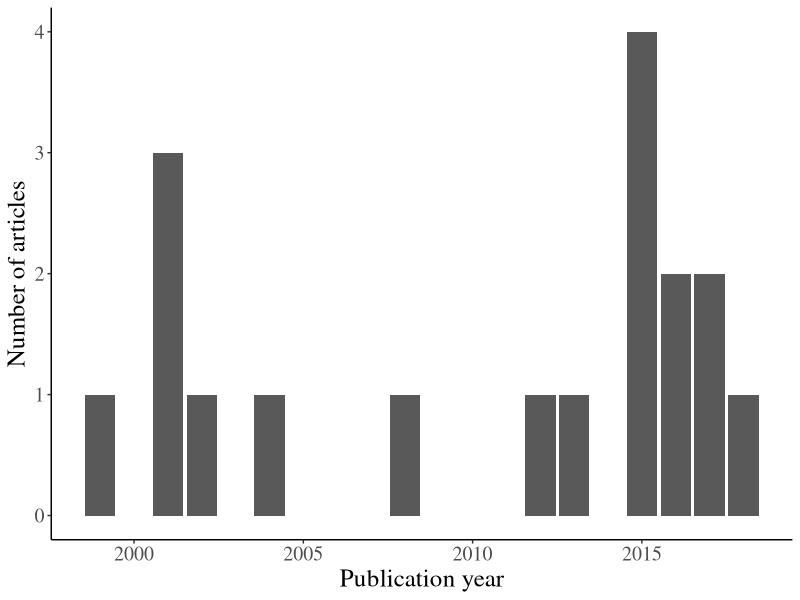
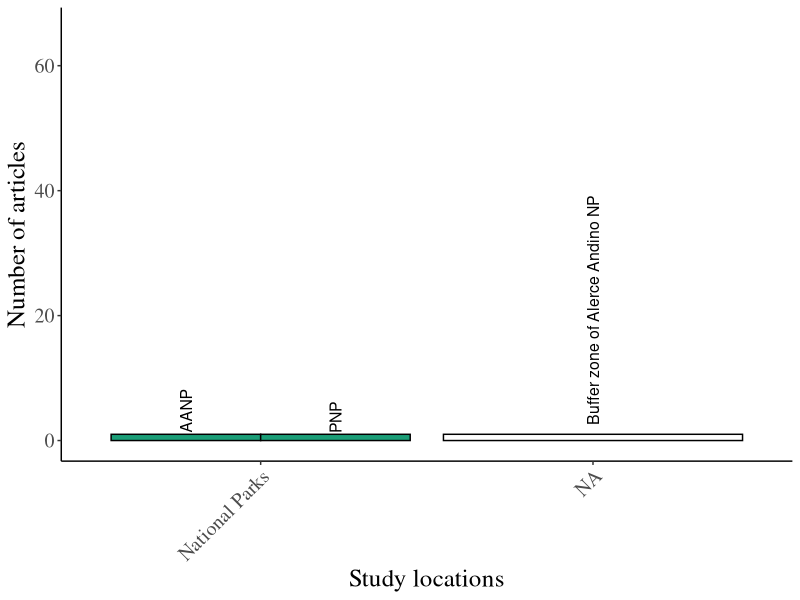
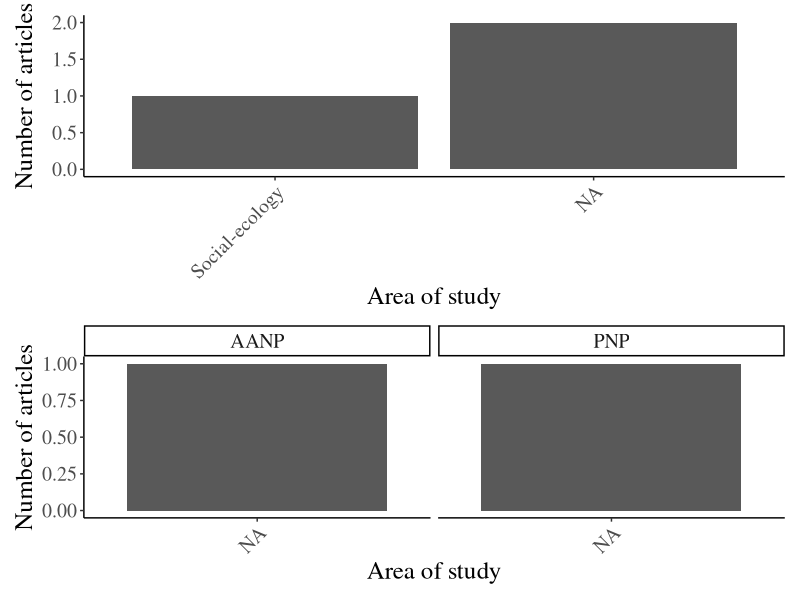

Recreate these plots in R, in order. (Note: this script raises an error after producing the figures.)
## ---- chunk 1
knitr::opts_chunk$set(echo = FALSE, include=FALSE, comment=FALSE, message=FALSE, warning=FALSE)
library(tidyverse)
library(patchwork)
library(ggplot2)
## ---- chunk 2
DF <- read_csv("WebScience_Ref.csv")
## ---- chunk 3
Pub_year <-ggplot(DF) + geom_bar(aes(x = `Publication Year`))+  labs(y="Number of articles", x="Publication year")  + theme_classic()+   theme(text=element_text(size=18,  family="Times"))
Pub_year
## ---- chunk 4
DF_Location <- DF %>%  group_by(`Study location`) %>% summarise(n = n()) %>% ungroup() %>% dplyr::filter(!is.na(`Study location`)) %>% 
  mutate(`Study location`=fct_reorder(`Study location`, -n))

DF_Location2 <- DF_Location %>% 
  mutate(`Study zone`= case_when(`Study location` %in% c("3 regions", "4 regions", "5 regions", "More than 5 regions")~"Various regions of Chile",  `Study location` %in% c("PNP", "AANP", "VPRNP")~"National Parks", `Study location` %in% c("Adjacent to PNP", "Adjacent to AANP", "Adjacent to VPRNP")~"Adjacent areas to NP", `Study location` %in% c("2 regions", "Andes of Los Rios Region", "Neuquen, Argentina", "Argentinian andes")~"Similar ecosystems", `Study location` %in% c("Los Lagos Region")~"Larger areas that comprise the NP", `Study location` %in% c("Chile", "Chile and Argentina")~"Global studies")) %>%
  mutate(`Study zone`= str_wrap(`Study zone`, 18))
                                
Location2 <-ggplot(DF_Location2, aes(x = fct_reorder(`Study zone`,n, .desc=TRUE), y = n, group = `Study location`)) + geom_col(aes(fill=`Study zone`), position="dodge", color="black") + geom_text(aes(label = `Study location`), size=4, position=position_dodge(0.9), angle=90,vjust=0.5, hjust=-0.04 ) + labs(y="Number of articles", x="Study locations")  + theme_classic()+ ylim(c(0,66))+theme(legend.position = "none")+ scale_fill_brewer(palette = "Dark2") + theme(text=element_text(size=18,  family="Times"), axis.text.x = element_text(angle = 45, vjust = 1, hjust=1))
Location2
## ---- chunk 5
DF_Area <- DF %>%  group_by(`Area of study`, `Study location`) %>% summarise(n = n()) %>% ungroup() %>%
  mutate(`Area of study`= str_wrap(`Area of study`, 24)) %>% dplyr::filter(!is.na(`Area of study`)) 

DF_Area <- DF_Area %>% 
  mutate(`Biger Area of study`= case_when(`Area of study` %in% c("Arqueological","Paleoecology" )~"Archaeology and Paleoecology",
                                          `Area of study` %in% c("Climate","Environmental conditions", "Seismiology" )~ "Climate and environment",
                                          `Area of study` %in% c("Biogeography","Species", "Exotic species" )~ "Species and distribution",
                                          `Area of study` %in% "Ecosystem functioning and services" ~ "Ecosystem",
                                          `Area of study` %in% "Freshwater biodiversity" ~ "Freshwater biodiversity",
                                          `Area of study` %in% "Hydrology" ~ "Hydrology",
                                          `Area of study` %in% "Social-ecological" ~ "Social-ecology"))


p1 <-ggplot(DF_Area) + geom_col(aes(x = `Biger Area of study`, y=n)) +labs(y="Number of articles", x="Area of study")  + theme_classic()+   theme(text=element_text(size=18,  family="Times"))+ theme(axis.text.x = element_text(angle = 45, vjust = 1, hjust=1)) 

DF_Area2 <- DF_Area %>% dplyr::filter(`Study location` %in% c("PNP", "VPRNP", "AANP")) %>% 
    mutate(`Biger Area of study`= case_when(`Area of study` %in% c("Arqueological","Paleoecology" )~"Archaeology and Paleoecology",
                                          `Area of study` %in% c("Climate","Environmental conditions", "Seismiology" )~ "Climate and environment",
                                          `Area of study` %in% c("Biogeography","Species", "Exotic species" )~ "Species and distribution",
                                          `Area of study` %in% c("Ecosystem functioning and services") ~ "Ecosystem",
                                          `Area of study` %in% c("Freshwater biodiversity") ~ "Freshwater biodiversity",
                                          `Area of study` %in% c("Hydrology") ~ "Hydrology",
                                          `Area of study` %in% c("Social-ecological") ~ "Social-ecology"))

p2 <- ggplot(DF_Area2) + geom_col(aes(x = `Biger Area of study`, y=n)) +labs(y="Number of articles", x="Area of study")  + theme_classic()+   theme(text=element_text(size=18,  family="Times"))+ theme(axis.text.x = element_text(angle = 45, vjust = 1, hjust=1)) + facet_wrap(~`Study location`, scales="free_x")

p1/p2
## ---- chunk 6
DF_Methodology <- DF %>%  group_by(Methodology) %>% summarise(n = n()) %>% ungroup() %>% dplyr::filter(!is.na(Methodology)) %>% mutate(Methodology=fct_reorder(Methodology, -n))

DF_Methodology <- DF_Methodology %>% 
  mutate(General_methods= case_when(
    Methodology %in% c("Field collection", "dendrochronology", "Electric fishing")~"Field collection",  
    Methodology %in% c("Field survey", "Sampling stations")~"Field survey", 
    Methodology %in% c("Field experiment", "Transplant experiment", "Seedling experiment")~"Field experiment", 
    Methodology %in% c("Communicational strategy", "Discussion", "Quantitative and qualitative methods", "Survey", "Interview")~"Social methods", 
    Methodology %in% c("Modeling", "Simulations", "spatially explicit model", "Multivariate model")~"Modeling", 
    Methodology %in% c("Chile", "Chile and Argentina")~"Global studies",
    Methodology %in% c("Genetic analysis", "Reconstruction of mtDNA")~"Genetic analysis",
    Methodology %in% c("Review of literature")~"Review of literature")) %>%
  mutate(General_methods= str_wrap(General_methods, 18))


p1 <-ggplot(DF_Methodology, aes(x = fct_reorder(General_methods, n, .desc=TRUE), y = n, group = Methodology)) + geom_col(aes(fill=General_methods), position="dodge", color="black") + geom_text(aes(label =Methodology), size=4, position=position_dodge(0.9), angle=90,vjust=0.5, hjust=-0.04 ) + labs(y="Number of articles", x="Study locations")  + theme_classic()+ ylim(c(0,66))+theme(legend.position = "none")+ scale_fill_brewer(palette = "Dark2") + theme(text=element_text(size=18,  family="Times"), axis.text.x = element_text(angle = 45, vjust = 1, hjust=1))
p1


## ---- chunk 7
DF_Process <- DF %>%  group_by(`Area of study`, Process, Methodology, `Study object`) %>% summarise(n = n()) %>% ungroup() %>% 
  dplyr::filter(!is.na(`Area of study`))
#%>% mutate(`Area of study`= str_wrap(`Area of study`, 24)) %>% 

plot_process <-ggplot(DF_Process) + geom_col(aes(x = Process, y=n)) +labs(y="Number of articles", x="Processes studied")  + theme_classic()+   theme(text=element_text(size=18,  family="Times"))+ theme(axis.text.x = element_text(angle = 45, vjust = 1, hjust=1)) + facet_wrap(~`Area of study`, scales="free_x")
plot_process
## ---- chunk 8
DF_object <- DF %>%  group_by(`Study object`) %>% summarise(n = n()) %>% ungroup() %>% dplyr::filter(!is.na(`Study object`)) %>% mutate(`Study object`=fct_reorder(`Study object`, -n))

DF_object <- DF_object %>% 
  mutate(General_object= case_when(
    `Study object` %in% c("People", "Urban areas")~"Social",  
    `Study object` %in% c("Aegorhinus", "Austrocedrus", "Bird species","Chusquea", "Didymosphenia", "Dromiciops", "F. cupressoides", "Lichen", "Nothofagus", "Fishes",  "Salmonids", "Liolaemus", "Wild boar")~"Species", 
    `Study object` %in% c("Lakes", "Groundwater Storage", "runoff", "Soil", "watershed")~"Geographic elements", 
    `Study object` %in% c("Native forest")~"Ecosystem",
    `Study object` %in% c("Precipitation", "Rock art", "Fires","Particulate matter" )~"a",
    `Study object` %in% c("Aquatic plants" )~"Group of plants",
    `Study object` %in% c("Crustacean", "Evergreen trees")~"b")) %>%
  mutate(General_object= str_wrap(General_object, 18))


p1 <-ggplot(DF_object, aes(x = fct_reorder(General_object, n, .desc=TRUE), y = n, group = `Study object`)) + geom_col(aes(fill=General_object), position="dodge", color="black") + geom_text(aes(label =`Study object`), size=4, position=position_dodge(0.9), angle=90,vjust=0.5, hjust=-0.04 ) + labs(y="Number of articles", x="Study locations")  + theme_classic()+ ylim(c(0,66))+theme(legend.position = "none")+ scale_fill_brewer(palette = "Dark2") + theme(text=element_text(size=18,  family="Times"), axis.text.x = element_text(angle = 45, vjust = 1, hjust=1))
p1


## ---- chunk 9
DF_Hydro <- DF %>%  group_by(`Area of study`, Process, Methodology, `Study object`) %>% summarise(n = n()) %>% ungroup() %>%
  dplyr::filter(`Area of study`== "Hydrology")
#%>% mutate(`Area of study`= str_wrap(`Area of study`, 24)) %>% dplyr::filter(!is.na(`Area of study`))

Hydro1 <- ggplot(DF_Hydro) + geom_col(aes(x = Process, y=n)) +labs(y="Number of articles", x=" ")  + theme_classic()+   theme(text=element_text(size=18,  family="Times"))+ theme(axis.text.x = element_text(angle = 45, vjust = 1, hjust=1)) 
Hydro2 <- ggplot(DF_Hydro) + geom_col(aes(x = Methodology, y=n)) +labs(y="Number of articles", x=" ")  + theme_classic()+   theme(text=element_text(size=18,  family="Times"))+ theme(axis.text.x = element_text(angle = 45, vjust = 1, hjust=1)) 
Hydro3 <- ggplot(DF_Hydro) + geom_col(aes(x = `Study object`, y=n)) +labs(y="Number of articles", x=" ")  + theme_classic()+   theme(text=element_text(size=18,  family="Times"))+ theme(axis.text.x = element_text(angle = 0, vjust = 1, hjust=0.5)) 
(Hydro1 + Hydro2)/Hydro3
## ---- chunk 10
DF_Ecosys <- DF %>%  group_by(`Area of study`, Process, Methodology, `Study object`) %>% summarise(n = n()) %>% ungroup() %>%
  dplyr::filter(`Area of study`== "Ecosystem functioning and services")
#%>% mutate(`Area of study`= str_wrap(`Area of study`, 24)) %>% dplyr::filter(!is.na(`Area of study`))

Ecosys1 <- ggplot(DF_Ecosys) + geom_col(aes(x = Process, y=n)) +labs(y="Number of articles", x=" ")  + theme_classic()+   theme(text=element_text(size=18,  family="Times"))+ theme(axis.text.x = element_text(angle = 45, vjust = 1, hjust=1)) 
Ecosys2 <- ggplot(DF_Ecosys) + geom_col(aes(x = Methodology, y=n)) +labs(y="Number of articles", x=" ")  + theme_classic()+   theme(text=element_text(size=18,  family="Times"))+ theme(axis.text.x = element_text(angle = 45, vjust = 1, hjust=1)) 
Ecosys3 <- ggplot(DF_Ecosys) + geom_col(aes(x = `Study object`, y=n)) +labs(y="Number of articles", x=" ")  + theme_classic()+   theme(text=element_text(size=18,  family="Times"))+ theme(axis.text.x = element_text(angle = 0, vjust = 1, hjust=0.5)) 
(Ecosys1 + Ecosys2)/Ecosys3
## ---- chunk 11
DF_Social <- DF %>%  group_by(`Area of study`, Process, Methodology, `Study object`) %>% summarise(n = n()) %>% ungroup() %>%
  dplyr::filter(`Area of study`== "Social-ecological")
#%>% mutate(`Area of study`= str_wrap(`Area of study`, 24)) %>% dplyr::filter(!is.na(`Area of study`))

Social1 <- ggplot(DF_Social) + geom_col(aes(x = Process, y=n)) +labs(y="Number of articles", x=" ")  + theme_classic()+   theme(text=element_text(size=18,  family="Times"))+ theme(axis.text.x = element_text(angle = 45, vjust = 1, hjust=1)) 
Social2 <- ggplot(DF_Social) + geom_col(aes(x = Methodology, y=n)) +labs(y="Number of articles", x=" ")  + theme_classic()+   theme(text=element_text(size=18,  family="Times"))+ theme(axis.text.x = element_text(angle = 45, vjust = 1, hjust=1)) 
Social3 <- ggplot(DF_Social) + geom_col(aes(x = `Study object`, y=n)) +labs(y="Number of articles", x=" ")  + theme_classic()+   theme(text=element_text(size=18,  family="Times"))+ theme(axis.text.x = element_text(angle = 0, vjust = 1, hjust=0.5)) 
(Social1 + Social2)/Social3
## ---- chunk 12
DF_Fresh <- DF %>%  group_by(`Area of study`, Process, Methodology, `Study object`) %>% summarise(n = n()) %>% ungroup() %>%
  dplyr::filter(`Area of study`== "Freshwater biodiversity")
#%>% mutate(`Area of study`= str_wrap(`Area of study`, 24)) %>% dplyr::filter(!is.na(`Area of study`))

Fresh1 <- ggplot(DF_Fresh) + geom_col(aes(x = Process, y=n)) +labs(y="Number of articles", x=" ")  + theme_classic()+   theme(text=element_text(size=18,  family="Times"))+ theme(axis.text.x = element_text(angle = 45, vjust = 1, hjust=1)) 
Fresh2 <- ggplot(DF_Fresh) + geom_col(aes(x = Methodology, y=n)) +labs(y="Number of articles", x=" ")  + theme_classic()+   theme(text=element_text(size=18,  family="Times"))+ theme(axis.text.x = element_text(angle = 45, vjust = 1, hjust=1)) 
Fresh3 <- ggplot(DF_Fresh) + geom_col(aes(x = `Study object`, y=n)) +labs(y="Number of articles", x=" ")  + theme_classic()+   theme(text=element_text(size=18,  family="Times"))+ theme(axis.text.x = element_text(angle = 0, vjust = 1, hjust=0.5)) 
(Fresh1 + Fresh2)/Fresh3
